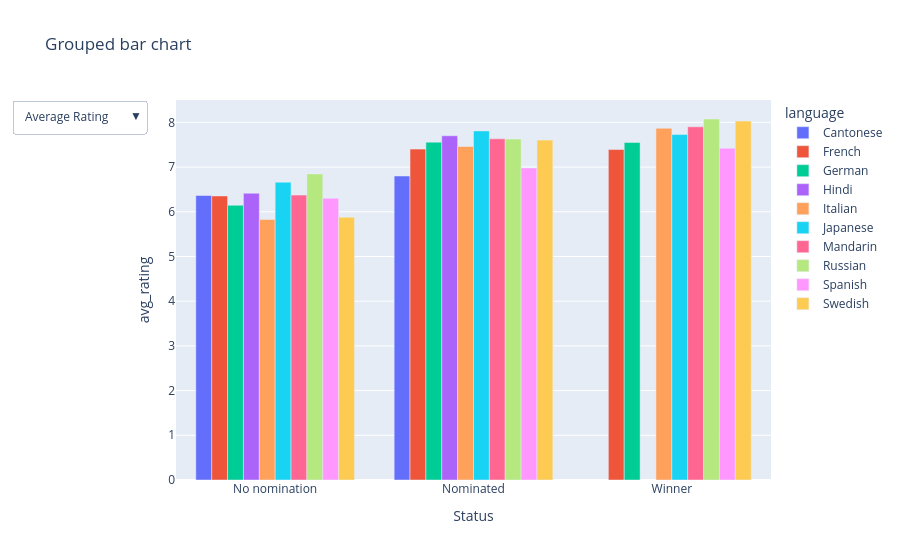

This figure's notebook cell:
### Code cell
fig = px.bar(
    top_10_grouped,
    x="Status",
    y="avg_rating",
    color="language",
    barmode="group",
    title="Grouped bar chart"
)

# Add dropdown buttons to allow toggling columns
fig.update_layout(
    updatemenus=[
        dict(
            type="dropdown",
            direction="down",
            buttons=list([
                dict(
                    label="Average Rating",
                    method="update",
                    args=[
                        {"y": [top_10_grouped.loc[top_10_grouped['Status'] == col, 'avg_rating'] for col in top_10_grouped['Status'].unique()]},
                        {"yaxis": {"title": "Average Rating"}}
                    ]
                ),
                dict(
                    label="Total Votes",
                    method="update",
                    args=[
                        {"y": [top_10_grouped.loc[top_10_grouped['Status'] == col, 'sum_votes'] for col in top_10_grouped['Status'].unique()]},
                        {"yaxis": {"title": "Total Votes"}}
                    ]
                ),
                dict(
                    label="Number of Films",
                    method="update",
                    args=[
                        {"y": [top_10_grouped.loc[top_10_grouped['Status'] == col, 'total_films'] for col in top_10_grouped['Status'].unique()]},
                        {"yaxis": {"title": "Number of Films"}}
                    ]
                ),
            ])
        )
    ]
)

fig.show()

### Figure 1 — Plotly figure (JSON) as saved in the notebook; plotly's stock layout.template omitted (floating-point values rounded to 4 significant figures)
{"data": [{"alignmentgroup": "True", "hovertemplate": "language=Cantonese<br>Status=%{x}<br>avg_rating=%{y}<extra></extra>", "legendgroup": "Cantonese", "marker": {"color": "#636efa", "pattern": {"shape": ""}}, "name": "Cantonese", "offsetgroup": "Cantonese", "orientation": "v", "showlegend": true, "textposition": "auto", "type": "bar", "x": ["No nomination", "Nominated"], "xaxis": "x", "y": [6.365, 6.8], "yaxis": "y"}, {"alignmentgroup": "True", "hovertemplate": "language=French<br>Status=%{x}<br>avg_rating=%{y}<extra></extra>", "legendgroup": "French", "marker": {"color": "#EF553B", "pattern": {"shape": ""}}, "name": "French", "offsetgroup": "French", "orientation": "v", "showlegend": true, "textposition": "auto", "type": "bar", "x": ["No nomination", "Nominated", "Winner"], "xaxis": "x", "y": [6.354, 7.401, 7.392], "yaxis": "y"}, {"alignmentgroup": "True", "hovertemplate": "language=German<br>Status=%{x}<br>avg_rating=%{y}<extra></extra>", "legendgroup": "German", "marker": {"color": "#00cc96", "pattern": {"shape": ""}}, "name": "German", "offsetgroup": "German", "orientation": "v", "showlegend": true, "textposition": "auto", "type": "bar", "x": ["No nomination", "Nominated", "Winner"], "xaxis": "x", "y": [6.145, 7.558, 7.55], "yaxis": "y"}, {"alignmentgroup": "True", "hovertemplate": "language=Hindi<br>Status=%{x}<br>avg_rating=%{y}<extra></extra>", "legendgroup": "Hindi", "marker": {"color": "#ab63fa", "pattern": {"shape": ""}}, "name": "Hindi", "offsetgroup": "Hindi", "orientation": "v", "showlegend": true, "textposition": "auto", "type": "bar", "x": ["No nomination", "Nominated"], "xaxis": "x", "y": [6.414, 7.7], "yaxis": "y"}, {"alignmentgroup": "True", "hovertemplate": "language=Italian<br>Status=%{x}<br>avg_rating=%{y}<extra></extra>", "legendgroup": "Italian", "marker": {"color": "#FFA15A", "pattern": {"shape": ""}}, "name": "Italian", "offsetgroup": "Italian", "orientation": "v", "showlegend": true, "textposition": "auto", "type": "bar", "x": ["No nomination", "Nominated", "Winner"], "xaxis": "x", "y": [5.826, 7.458, 7.868], "yaxis": "y"}, {"alignmentgroup": "True", "hovertemplate": "language=Japanese<br>Status=%{x}<br>avg_rating=%{y}<extra></extra>", "legendgroup": "Japanese", "marker": {"color": "#19d3f3", "pattern": {"shape": ""}}, "name": "Japanese", "offsetgroup": "Japanese", "orientation": "v", "showlegend": true, "textposition": "auto", "type": "bar", "x": ["No nomination", "Nominated", "Winner"], "xaxis": "x", "y": [6.663, 7.809, 7.727], "yaxis": "y"}, {"alignmentgroup": "True", "hovertemplate": "language=Mandarin<br>Status=%{x}<br>avg_rating=%{y}<extra></extra>", "legendgroup": "Mandarin", "marker": {"color": "#FF6692", "pattern": {"shape": ""}}, "name": "Mandarin", "offsetgroup": "Mandarin", "orientation": "v", "showlegend": true, "textposition": "auto", "type": "bar", "x": ["No nomination", "Nominated", "Winner"], "xaxis": "x", "y": [6.373, 7.632, 7.9], "yaxis": "y"}, {"alignmentgroup": "True", "hovertemplate": "language=Russian<br>Status=%{x}<br>avg_rating=%{y}<extra></extra>", "legendgroup": "Russian", "marker": {"color": "#B6E880", "pattern": {"shape": ""}}, "name": "Russian", "offsetgroup": "Russian", "orientation": "v", "showlegend": true, "textposition": "auto", "type": "bar", "x": ["No nomination", "Nominated", "Winner"], "xaxis": "x", "y": [6.847, 7.625, 8.075], "yaxis": "y"}, {"alignmentgroup": "True", "hovertemplate": "language=Spanish<br>Status=%{x}<br>avg_rating=%{y}<extra></extra>", "legendgroup": "Spanish", "marker": {"color": "#FF97FF", "pattern": {"shape": ""}}, "name": "Spanish", "offsetgroup": "Spanish", "orientation": "v", "showlegend": true, "textposition": "auto", "type": "bar", "x": ["No nomination", "Nominated", "Winner"], "xaxis": "x", "y": [6.3, 6.979, 7.421], "yaxis": "y"}, {"alignmentgroup": "True", "hovertemplate": "language=Swedish<br>Status=%{x}<br>avg_rating=%{y}<extra></extra>", "legendgroup": "Swedish", "marker": {"color": "#FECB52", "pattern": {"shape": ""}}, "name": "Swedish", "offsetgroup": "Swedish", "orientation": "v", "showlegend": true, "textposition": "auto", "type": "bar", "x": ["No nomination", "Nominated", "Winner"], "xaxis": "x", "y": [5.878, 7.603, 8.029], "yaxis": "y"}], "layout": {"barmode": "group", "legend": {"title": {"text": "language"}, "tracegroupgap": 0}, "title": {"text": "Grouped bar chart"}, "updatemenus": [{"buttons": [{"args": [{"y": [[6.365, 6.354, 6.145, 6.414, 5.826, 6.663, 6.373, 6.847, 6.3, 5.878], [6.8, 7.401, 7.558, 7.7, 7.458, 7.809, 7.632, 7.625, 6.979, 7.603], [7.392, 7.55, 7.868, 7.727, 7.9, 8.075, 7.421, 8.029]]}, {"yaxis": {"title": "Average Rating"}}], "label": "Average Rating", "method": "update"}, {"args": [{"y": [[2767840, 13060855, 3948897, 13700551, 5445345, 9777397, 2080990, 1606875, 4720346, 2051865], [24000, 8857812, 4238337, 226000, 5184344, 3349620, 2331500, 151744, 5199760, 1042320], [780991, 1875434, 3556800, 1811900, 1148000, 75900, 3039700, 375000]]}, {"yaxis": {"title": "Total Votes"}}], "label": "Total Votes", "method": "update"}, {"args": [{"y": [[450, 3315, 1799, 1838, 2614, 1576, 580, 554, 2308, 435], [1, 143, 40, 5, 89, 34, 19, 12, 68, 36], [24, 12, 22, 11, 4, 4, 14, 7]]}, {"yaxis": {"title": "Number of Films"}}], "label": "Number of Films", "method": "update"}], "direction": "down", "type": "dropdown"}], "xaxis": {"anchor": "y", "domain": [0, 1], "title": {"text": "Status"}}, "yaxis": {"anchor": "x", "domain": [0, 1], "title": {"text": "avg_rating"}}}}
